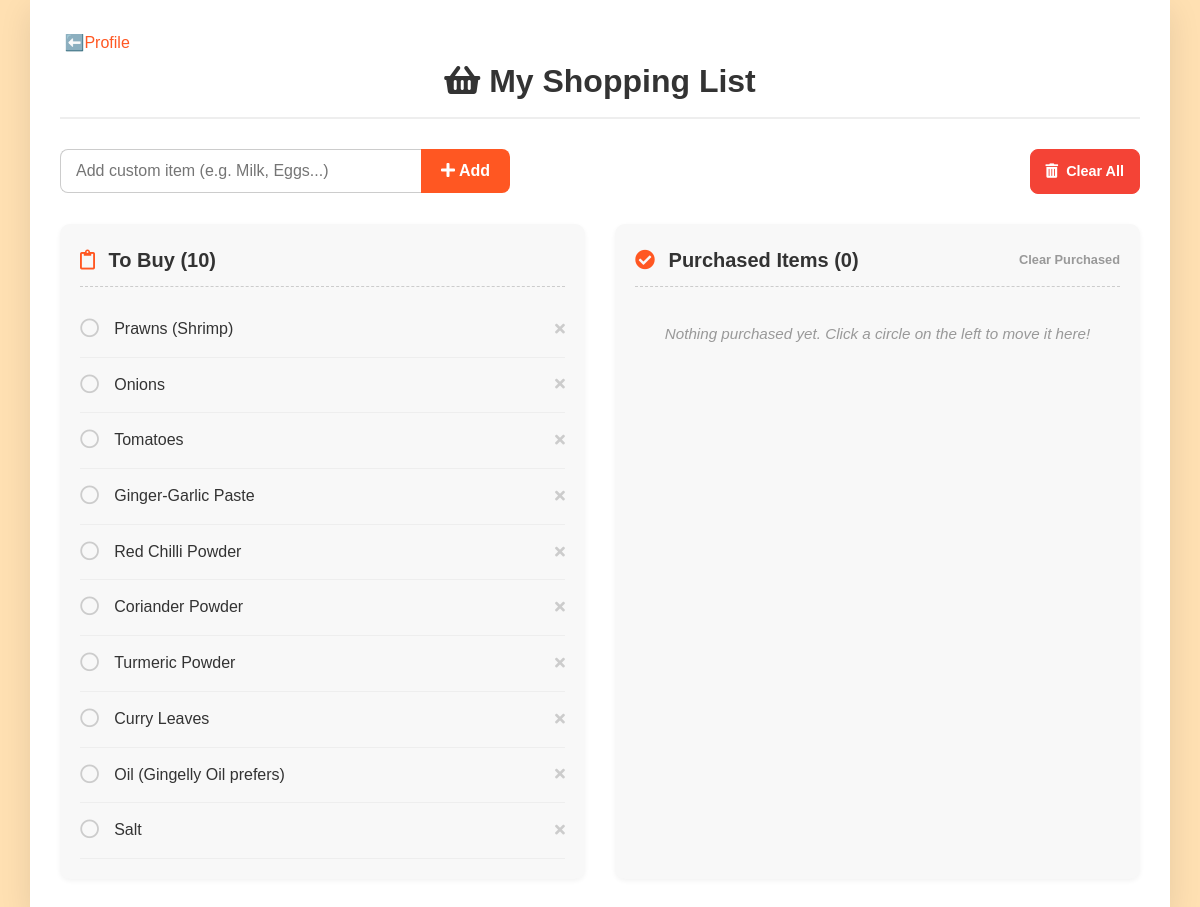
The page /accounts/shopping-list/ (signed in) on the database as committed earlier.
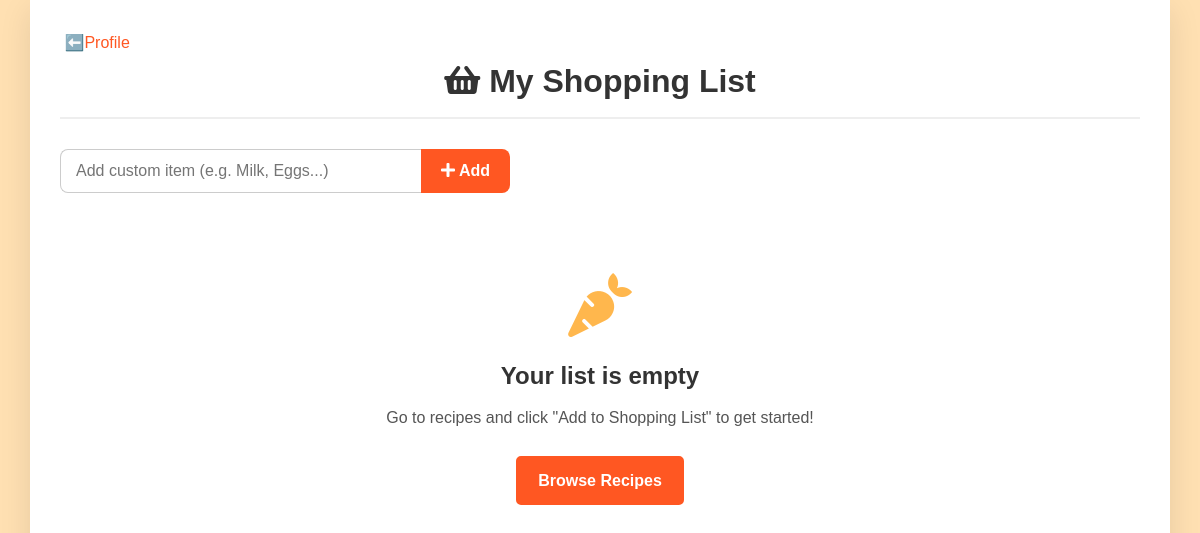
The same page on the database as committed later.
### accounts/models.py (models this page shows, shortened)
class ShoppingListItem(models.Model):
    user = models.ForeignKey(User,on_delete=models.CASCADE,related_name='shopping_list')
    recipe = models.ForeignKey(Recipe, on_delete=models.SET_NULL, null=True, blank=True)
    name = models.CharField(max_length=255)
    quantity = models.CharField(max_length=50, blank=True, null=True)
    unit = models.CharField(max_length=50, blank=True, null=True)
    is_purchased = models.BooleanField(default=False)
    added_at = models.DateTimeField(auto_now_add=True)

### accounts/views.py (the view)
# urls.py: path('shopping-list/', views.shopping_list_view, name='shopping_list'),
@login_required
def shopping_list_view(request):
    all_items = ShoppingListItem.objects.filter(user=request.user)
    to_buy_items = all_items.filter(is_purchased=False).order_by('recipe__name', 'added_at')
    purchased_items = all_items.filter(is_purchased=True).order_by('-added_at') # Order by most recently purchased first
    context = {
        'to_buy_items': to_buy_items,
        'purchased_items': purchased_items,
        'active_tab': 'shopping_list',
        'has_any_items': all_items.exists(),
    }
    return render(request, 'accounts/shopping_list.html', context)

### accounts/templates/accounts/shopping_list.html (shortened to what the changed rows need)
{% load static %}
<!DOCTYPE html>
<html lang="en">
<head>
    <link rel="stylesheet" href="{% static 'style.css' %}">
    <link rel="stylesheet" href="https://cdnjs.cloudflare.com/ajax/libs/font-awesome/5.15.4/css/all.min.css">
</head>
<body>
<div class="shopping-page-wrapper">
    <div class="container shopping-card-container">
        <div class="header-top-bar">
            <h1 class="shopping-main-title"><i class="fas fa-shopping-basket"></i> My Shopping List</h1>
        </div>
        <div class="shopping-header-v2">
            <form action="{% url 'add_custom_item' %}" method="POST" class="add-custom-form-v2">
                <input type="text" name="item_name" placeholder="Add custom item (e.g. Milk, Eggs...)" required>
                <button type="submit" class="btn-add-v2"><i class="fas fa-plus"></i> Add</button>
            </form>
            {% if has_any_items %}
            <a href="{% url 'clear_shopping_list' %}" class="btn-clear-all" onclick="return confirm('Are you sure you want to clear the entire list?');">
                <i class="fas fa-trash-alt"></i> Clear All  </a>
            {% endif %}
        </div>
        {% if has_any_items %}
        <div class="shopping-page-grid-v2">
            <div class="list-column-v2 to-buy-column">
                <div class="column-header-v2">
                    <h2><i class="far fa-clipboard"></i> To Buy ({{ to_buy_items|length }})</h2>
                </div>
                <div class="column-body-v2">
                    {% for item in to_buy_items %}
                        <div class="shopping-item-v3">
                            <a href="{% url 'toggle_purchased' item.id %}" class="check-action-v3" title="Mark as Purchased">
                                <i class="far fa-circle"></i>
                            </a>
                            <span class="item-name-v3">{{ item.name }}</span>
                            <a href="{% url 'delete_shopping_item' item.id %}" class="btn-delete-item-v3" onclick="return confirm('Remove {{ item.name }} from the list?');" title="Delete Item">
                                <i class="fas fa-times"></i>
                            </a>
                        </div>
                    {% empty %}
                        {% if purchased_items %}
                            <p class="empty-column-message purchased-all-msg">All items purchased! You're ready to cook! 🎉</p>
                        {% else %}
                            <p class="empty-column-message">Start by adding your first ingredient above.</p>
                        {% endif %}
                    {% endfor %}
                </div>
            </div>
            <div class="list-column-v2 purchased-column-v2">
                <div class="column-header-v2">
                    <h2><i class="fas fa-check-circle"></i> Purchased Items ({{ purchased_items|length }})</h2>
                    <a href="{% url 'clear_purchased' %}" class="btn-clear-purchased-v2" onclick="return confirm('Are you sure you want to clear all purchased items?');">Clear Purchased</a>
                </div>
                <div class="column-body-v2">
                    {% for item in purchased_items %}
                        <div class="shopping-item-v3 purchased-v3">
                            <a href="{% url 'toggle_purchased' item.id %}" class="check-action-v3" title="Move back to To Buy">
                                <i class="fas fa-check-circle"></i>
                            </a>
                            <span class="item-name-v3">{{ item.name }}</span>
                            <a href="{% url 'delete_shopping_item' item.id %}" class="btn-delete-item-v3" onclick="return confirm('Remove {{ item.name }} from the list?');" title="Delete Item">
                                <i class="fas fa-times"></i>
                            </a>
                        </div>
                    {% empty %}
                        <p class="empty-column-message">Nothing purchased yet. Click a circle on the left to move it here!</p>
                    {% endfor %}
                </div>
            </div>
        </div>
        {% else %}
        <div class="empty-state-v2">
            <i class="fas fa-carrot"></i>
            <h3>Your list is empty</h3>
            <p>Go to recipes and click "Add to Shopping List" to get started!</p>
            <a href="/" class="btn sign-in-btn">Browse Recipes</a>
        </div>
        {% endif %}
    </div>
</div>
</body>
</html>

Rows that differ between the two databases and show on the page:
removed ShoppingListItem: name "Prawns (Shrimp)"
removed ShoppingListItem: name "Onions"
removed ShoppingListItem: name "Tomatoes"
removed ShoppingListItem: name "Ginger-Garlic Paste"
removed ShoppingListItem: name "Red Chilli Powder"
removed ShoppingListItem: name "Coriander Powder"
removed ShoppingListItem: name "Turmeric Powder"
removed ShoppingListItem: name "Curry Leaves"
removed ShoppingListItem: name "Oil (Gingelly Oil prefers)"
removed ShoppingListItem: name "Salt"
Other text that changed with them:
{{ to_buy_items|length }}: "10" → (not shown)
{{ purchased_items|length }}: "0" → (not shown)
text no longer shown: "Clear All To Buy ( ) Purchased Items ( ) Clear Purchased Nothing purchased yet. Click a circle on the left to move it here!"
text now shown: "Your list is empty Go to recipes and click \"Add to Shopping List\" to get started! Browse Recipes"
